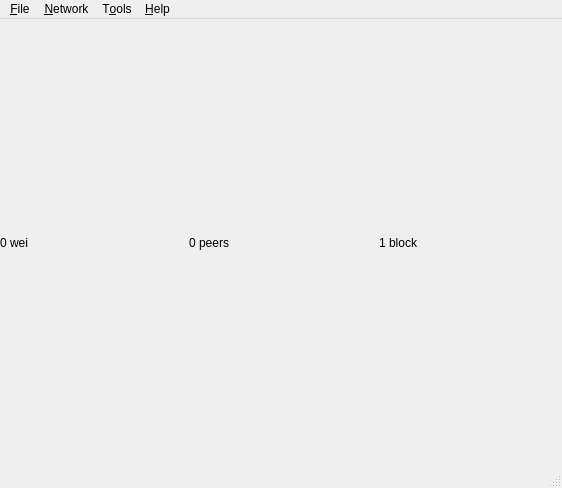
<?xml version="1.0" encoding="UTF-8"?>
<ui version="4.0">
 <class>Main</class>
 <widget class="QMainWindow" name="Main">
  <property name="geometry">
   <rect>
    <x>0</x>
    <y>0</y>
    <width>562</width>
    <height>488</height>
   </rect>
  </property>
  <property name="windowTitle">
   <string>Walleth</string>
  </property>
  <property name="dockNestingEnabled">
   <bool>true</bool>
  </property>
  <property name="dockOptions">
   <set>QMainWindow::AllowNestedDocks|QMainWindow::AllowTabbedDocks|QMainWindow::VerticalTabs</set>
  </property>
  <property name="sizeGripEnabled" stdset="0">
   <bool>true</bool>
  </property>
  <widget class="QWidget" name="centralwidget">
   <layout class="QVBoxLayout" name="verticalLayout">
    <property name="leftMargin">
     <number>0</number>
    </property>
    <property name="topMargin">
     <number>0</number>
    </property>
    <property name="rightMargin">
     <number>0</number>
    </property>
    <property name="bottomMargin">
     <number>0</number>
    </property>
    <item>
     <layout class="QHBoxLayout" name="fullDisplay">
      <item>
       <widget class="QLabel" name="balance">
        <property name="text">
         <string>0 wei</string>
        </property>
       </widget>
      </item>
      <item>
       <widget class="QLabel" name="peerCount">
        <property name="text">
         <string>0 peers</string>
        </property>
       </widget>
      </item>
      <item>
       <widget class="QLabel" name="blockCount">
        <property name="text">
         <string>1 block</string>
        </property>
       </widget>
      </item>
     </layout>
    </item>
   </layout>
  </widget>
  <widget class="QMenuBar" name="menubar">
   <property name="geometry">
    <rect>
     <x>0</x>
     <y>0</y>
     <width>562</width>
     <height>25</height>
    </rect>
   </property>
   <widget class="QMenu" name="menu_File">
    <property name="title">
     <string>&amp;File</string>
    </property>
    <addaction name="quit"/>
   </widget>
   <widget class="QMenu" name="menu_Network">
    <property name="title">
     <string>&amp;Network</string>
    </property>
    <addaction name="upnp"/>
    <addaction name="net"/>
    <addaction name="connect"/>
   </widget>
   <widget class="QMenu" name="menu_Tools">
    <property name="title">
     <string>T&amp;ools</string>
    </property>
    <addaction name="mine"/>
    <addaction name="create"/>
    <addaction name="preview"/>
   </widget>
   <widget class="QMenu" name="menu_Help">
    <property name="title">
     <string>&amp;Help</string>
    </property>
    <addaction name="about"/>
   </widget>
   <addaction name="menu_File"/>
   <addaction name="menu_Network"/>
   <addaction name="menu_Tools"/>
   <addaction name="menu_Help"/>
  </widget>
  <widget class="QStatusBar" name="statusbar"/>
  <action name="quit">
   <property name="text">
    <string>&amp;Quit</string>
   </property>
  </action>
  <action name="upnp">
   <property name="checkable">
    <bool>true</bool>
   </property>
   <property name="checked">
    <bool>true</bool>
   </property>
   <property name="text">
    <string>Use &amp;UPnP</string>
   </property>
  </action>
  <action name="connect">
   <property name="text">
    <string>&amp;Connect to Peer...</string>
   </property>
  </action>
  <action name="net">
   <property name="checkable">
    <bool>true</bool>
   </property>
   <property name="text">
    <string>Enable &amp;Network</string>
   </property>
  </action>
  <action name="mine">
   <property name="checkable">
    <bool>true</bool>
   </property>
   <property name="text">
    <string>&amp;Mine</string>
   </property>
  </action>
  <action name="create">
   <property name="text">
    <string>&amp;New Address</string>
   </property>
  </action>
  <action name="about">
   <property name="text">
    <string>&amp;About...</string>
   </property>
  </action>
  <action name="preview">
   <property name="checkable">
    <bool>true</bool>
   </property>
   <property name="text">
    <string>&amp;Preview</string>
   </property>
  </action>
 </widget>
 <layoutdefault spacing="6" margin="11"/>
 <resources/>
 <connections/>
</ui>
